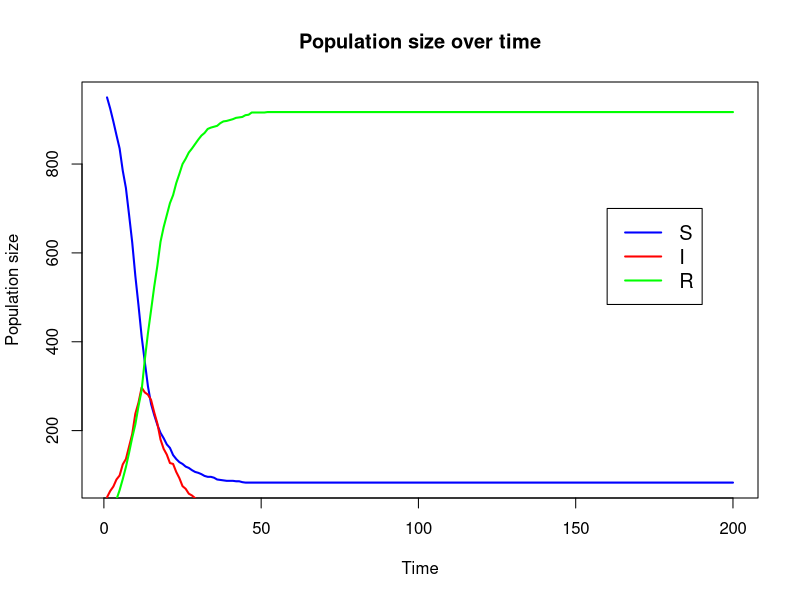

The R script that drew this image:
# Code for the Project in Stochastic Modelling
# Lars Sæle & Helge Bergo
# September - October 2019

## Problem 1 - Modelling the outbreak of measles

## 1. d)
beta <- 0.05
gamma <- 0.20
N <- 1000

S <- vector('numeric', N)
R <- vector('numeric', N)

for(i in 1:N){
  S[i] <- 1
  R[i] <- 1
  
  p <- runif(1)  
  while(p > beta){
    S[i] <- S[i] + 1
    p <- runif(1)
  }
  
  p <- runif(1)  
  while(p > gamma){
    R[i] <- R[i] + 1
    p <- runif(1)
  }
}

prob_S <- mean(S)
prob_R <- mean(R)

print(prob_S)
print(prob_R)


# --------------------------

## 1. e)

pop <- 1000; # total population
n <- 200; # number of time steps
gamma <- 0.2;
S_n <- vector('numeric', n);
I_n <- vector('numeric', n);
R_n <- vector('numeric', n);
S_n[1] <- 950;
I_n[1] <- 50;


for(i in 2:n){
    beta <- 0.5*I_n[i-1]/pop
    I <- rbinom(1,S_n[i-1], beta)
    R <- rbinom(1,I_n[i-1], gamma)
    S_n[i] <- S_n[i-1] - I;
    I_n[i] <- I_n[i-1] + I - R;
    R_n[i] <- R_n[i-1] + R; 
}
time <- c(1:n);

plot(time,S_n,type='l',col='blue',lwd = 2,
     main='Population size over time',xlab='Time',
     ylab='Population size')
lines(time,I_n,type='l',col='red',lwd = 2)
lines(time,R_n,type='l',col='green',lwd = 2)
legend(x=0.8*n, y=0.7*pop, legend=c("S","I","R"), 
       col=c('blue','red','green'),lty=1, cex=1.2,lwd = 2)
      
# --------------------------

## 1. f)

pop <- 1000; # total population
n <- 200; # number of time steps
N <- 1000;
gamma <- 0.2;
S_n <- vector('numeric', n);
I_n <- vector('numeric', n);
R_n <- vector('numeric', n);
S_n[1] <- 950;
I_n[1] <- 50;

I_max <- vector('numeric', n);
time_max <- vector('numeric', n);

for(k in 1:N){
  
  for(i in 2:n){
    beta <- 0.5*I_n[i-1]/pop
    I <- rbinom(1,S_n[i-1], beta)
    R <- rbinom(1,I_n[i-1], gamma)
    S_n[i] <- S_n[i-1] - I;
    I_n[i] <- I_n[i-1] + I - R;
    R_n[i] <- R_n[i-1] + R; 
    
  }
  
  I_max[k] <- max(I_n);
  time_max[k] <- which.max(I_n);
  
}

print(mean(I_max))
print(mean(time_max))

